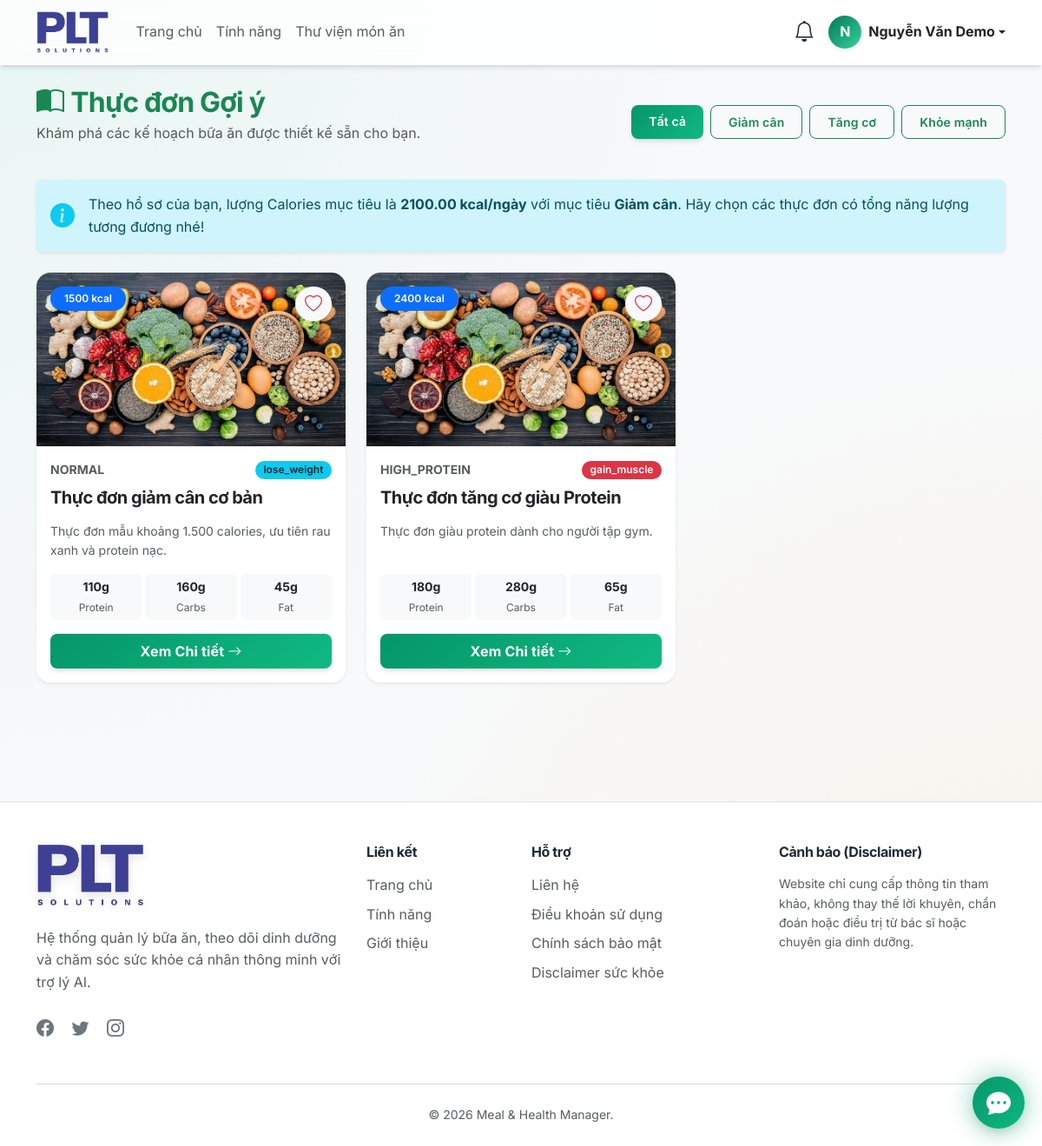
Before: /user/meal-plans.php (signed in) with the older database file.
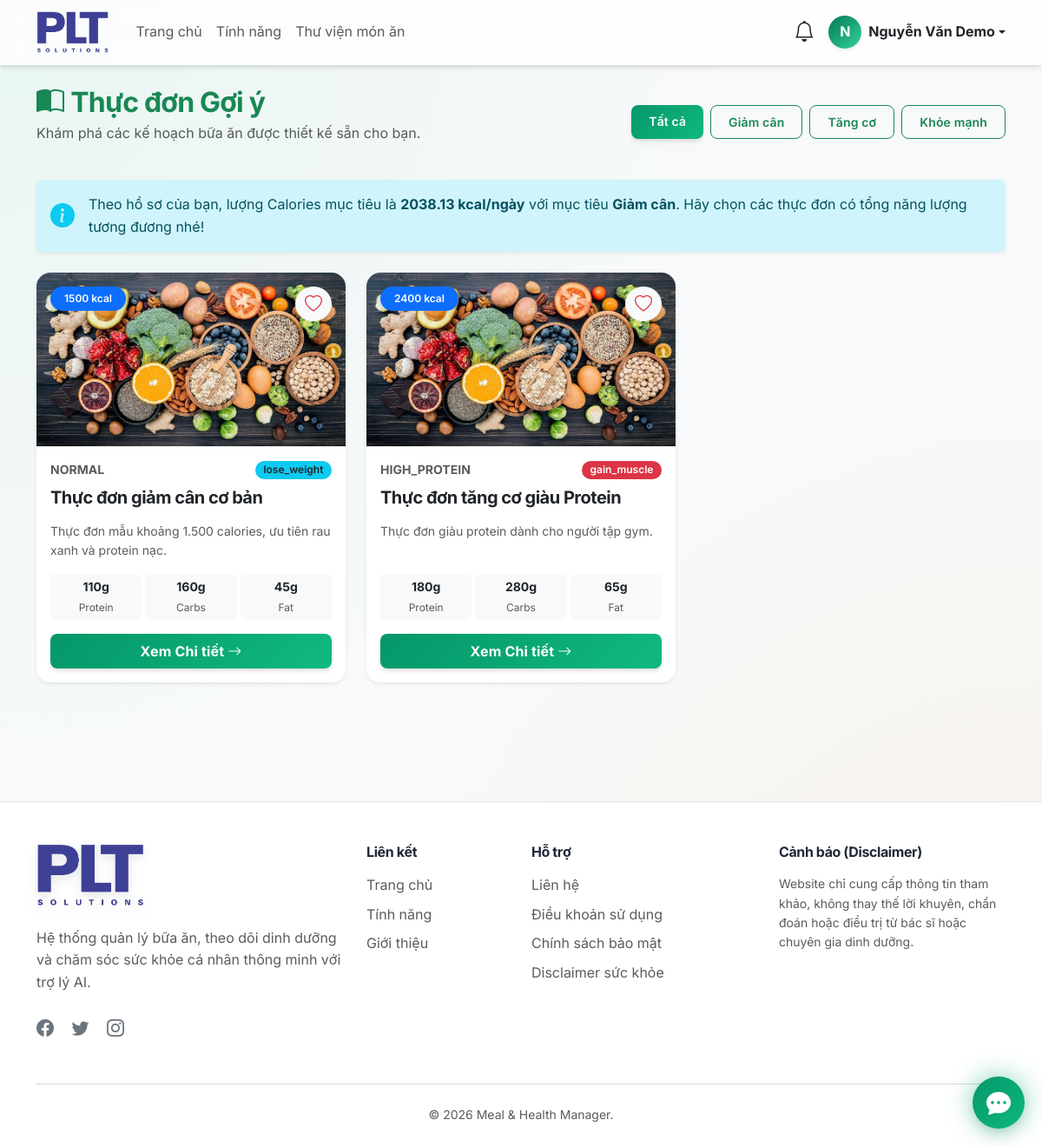
After: the same page with the newer database file.
### tables this page shows
CREATE TABLE IF NOT EXISTS `user_profiles` (
  `id` bigint UNSIGNED NOT NULL AUTO_INCREMENT,
  `user_id` bigint UNSIGNED NOT NULL,
  `date_of_birth` date DEFAULT NULL,
  `age` tinyint UNSIGNED DEFAULT NULL,
  `gender` enum('male','female','other') DEFAULT NULL,
  `height_cm` decimal(5,2) DEFAULT NULL,
  `current_weight_kg` decimal(6,2) DEFAULT NULL,
  `target_weight_kg` decimal(6,2) DEFAULT NULL,
  `activity_level` enum('sedentary','light','moderate','very_active','extra_active') DEFAULT 'sedentary',
  `health_goal` enum('lose_weight','gain_weight','maintain_weight','gain_muscle') DEFAULT 'maintain_weight',
  `goal_pace` enum('slow','moderate','fast') NOT NULL DEFAULT 'moderate',
  `diet_type` enum('normal','vegetarian','vegan','low_carb','low_sugar','gluten_free','high_protein') DEFAULT 'normal',
  `allergies` text,
  `disliked_foods` text,
  `meals_per_day` tinyint UNSIGNED NOT NULL DEFAULT '3',
  `bmr` decimal(8,2) DEFAULT NULL,
  `tdee` decimal(8,2) DEFAULT NULL,
  `bmi` decimal(5,2) DEFAULT NULL,
  `calorie_target` decimal(8,2) DEFAULT NULL,
  `protein_target` decimal(8,2) DEFAULT NULL,
  `carb_target` decimal(8,2) DEFAULT NULL,
  `fat_target` decimal(8,2) DEFAULT NULL,
  `fiber_target` decimal(8,2) DEFAULT '25.00',
  `water_target_ml` int UNSIGNED DEFAULT '2000',
  `created_at` timestamp NOT NULL DEFAULT CURRENT_TIMESTAMP,
  `updated_at` timestamp NOT NULL DEFAULT CURRENT_TIMESTAMP ON UPDATE CURRENT_TIMESTAMP,
  PRIMARY KEY (`id`),
  UNIQUE KEY `user_id` (`user_id`)
);

### models/ProfileModel.php (called while the page is built, shortened)
<?php
require_once __DIR__ . '/../config/database.php';
class ProfileModel {
    private $conn;
    private $table_name = "user_profiles";
    public function __construct() {
        $database = new Database();
        $this->conn = $database->getConnection();
    }
    public function getProfileByUserId($user_id) {
        $query = "SELECT *, height_cm as height, current_weight_kg as current_weight FROM " . $this->table_name . " WHERE user_id = :user_id LIMIT 1";
        $stmt = $this->conn->prepare($query);
        $stmt->bindParam(':user_id', $user_id);
        $stmt->execute();
        return $stmt->fetch(PDO::FETCH_ASSOC);
    }
}

### config/database.php (called while the page is built, shortened)
<?php
class Database {
    private $host = "127.0.0.1";
    private $db_name = "meal_health_manager";
    private $username = "root";
    private $password = "";
    public function getConnection() {
        $this->conn = null;
        try {
            $this->conn = new PDO("mysql:host=" . $this->host . ";dbname=" . $this->db_name . ";charset=utf8mb4", $this->username, $this->password);
            $this->conn->setAttribute(PDO::ATTR_ERRMODE, PDO::ERRMODE_EXCEPTION);
            $this->conn->setAttribute(PDO::ATTR_DEFAULT_FETCH_MODE, PDO::FETCH_ASSOC);
        } catch(PDOException $exception) {
            echo "Lỗi kết nối CSDL: " . $exception->getMessage();
            exit();
        }
        return $this->conn;
    }
}

### user/meal-plans.php (the view, shortened to what the changed rows need)
<?php
require_once __DIR__ . '/../config/database.php';
$database = new Database();
$conn = $database->getConnection();
$user_id = $_SESSION['user_id'];
require_once __DIR__ . '/../models/ProfileModel.php';
$profileModel = new ProfileModel();
$profile = $profileModel->getProfileByUserId($user_id);
require_once __DIR__ . '/../includes/header.php';
?>
<div class="container py-4">
    <div class="row mb-4 align-items-center">
        <div class="col-md-6">
            <h2 class="fw-bold mb-0 text-success"><i class="bi bi-book-half me-2"></i>Thực đơn Gợi ý</h2>
        </div>
    </div>
    <?php if ($profile): ?>
    <div class="alert alert-info border-0 shadow-sm d-flex align-items-center mb-4">
        <i class="bi bi-info-circle-fill fs-3 text-info me-3"></i>
        <div>
            Theo hồ sơ của bạn, lượng Calories mục tiêu là <strong><?php echo $profile['calorie_target']; ?> kcal/ngày</strong>
            với mục tiêu <strong><?php
                echo $profile['health_goal'] == 'lose_weight' ? 'Giảm cân' :
                    ($profile['health_goal'] == 'gain_weight' ? 'Tăng cân' : 'Giữ dáng');
            ?></strong>. Hãy chọn các thực đơn có tổng năng lượng tương đương nhé!
        </div>
    </div>
    <?php endif; ?>
</div>
<?php require_once __DIR__ . '/../includes/footer.php'; ?>

Changed rows visible on the page:
changed user_profiles: calorie_target "2100.00" → "2038.13"
